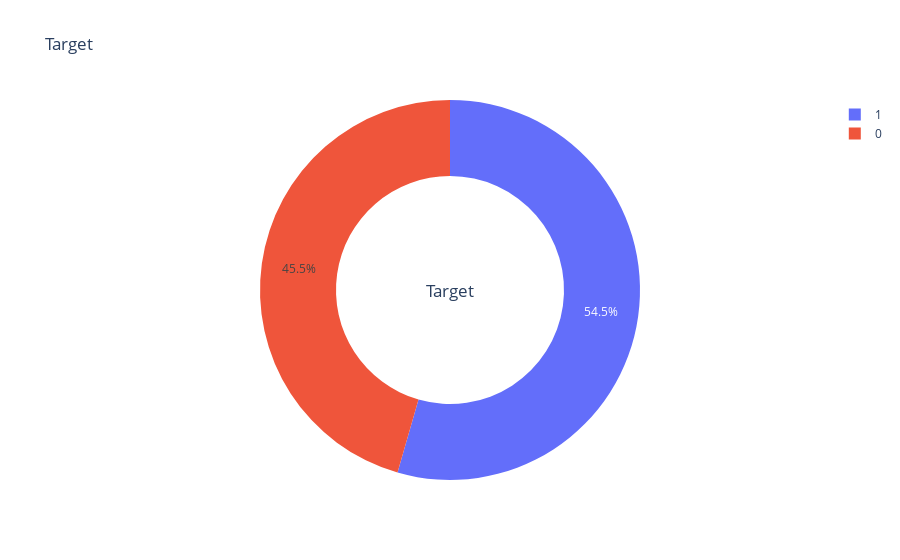

Here is the notebook cell this chart was saved with:
### Code cell
from plotly.offline  import download_plotlyjs,init_notebook_mode,plot, iplot
from plotly.offline import init_notebook_mode, iplot
init_notebook_mode(connected=True)
temp = df.target.value_counts()
fig = {
  "data": [
    {
      "values": temp.values,
      "labels": temp.index,
      "domain": {"x": [0, 1]},
      "hole": .6,
      "type": "pie"
    },
    
    ],
  "layout": {
        "title":"Target",
        "annotations": [
            {
                "font": {
                    "size": 17
                },
                "showarrow": False,
                "text": "Target",
                "x": 0.5,
                "y": 0.5
            }
            
        ]
    }
}
iplot(fig, filename='donut')

### Figure 1 — Plotly figure (JSON) as saved in the notebook; plotly's stock layout.template omitted (floating-point values rounded to 4 significant figures)
{"data": [{"domain": {"x": [0, 1]}, "hole": 0.6, "labels": [1, 0], "type": "pie", "values": [165, 138]}], "layout": {"annotations": [{"font": {"size": 17}, "showarrow": false, "text": "Target", "x": 0.5, "y": 0.5}], "title": {"text": "Target"}}}
